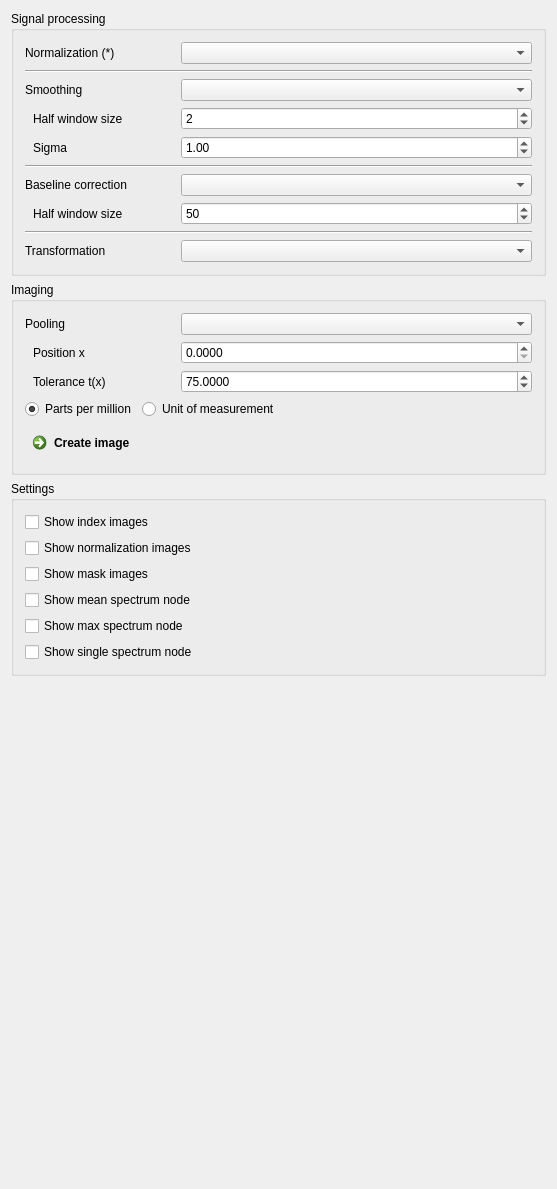
<?xml version="1.0" encoding="UTF-8"?>
<ui version="4.0">
 <class>imsDataControls</class>
 <widget class="QWidget" name="imsDataControls">
  <property name="enabled">
   <bool>true</bool>
  </property>
  <property name="geometry">
   <rect>
    <x>0</x>
    <y>0</y>
    <width>557</width>
    <height>1189</height>
   </rect>
  </property>
  <property name="sizePolicy">
   <sizepolicy hsizetype="Preferred" vsizetype="Preferred">
    <horstretch>0</horstretch>
    <verstretch>0</verstretch>
   </sizepolicy>
  </property>
  <property name="minimumSize">
   <size>
    <width>0</width>
    <height>0</height>
   </size>
  </property>
  <property name="maximumSize">
   <size>
    <width>16777215</width>
    <height>16777215</height>
   </size>
  </property>
  <property name="windowTitle">
   <string>QmitkTemplate</string>
  </property>
  <property name="styleSheet">
   <string notr="true"/>
  </property>
  <layout class="QVBoxLayout" name="verticalLayout">
   <item>
    <widget class="QGroupBox" name="groupBox_2">
     <property name="sizePolicy">
      <sizepolicy hsizetype="Preferred" vsizetype="Preferred">
       <horstretch>0</horstretch>
       <verstretch>0</verstretch>
      </sizepolicy>
     </property>
     <property name="toolTip">
      <string/>
     </property>
     <property name="title">
      <string>Signal processing</string>
     </property>
     <layout class="QVBoxLayout" name="verticalLayout_3">
      <item>
       <layout class="QHBoxLayout" name="horizontalLayout_7">
        <item>
         <widget class="QLabel" name="label_17">
          <property name="minimumSize">
           <size>
            <width>150</width>
            <height>0</height>
           </size>
          </property>
          <property name="maximumSize">
           <size>
            <width>150</width>
            <height>16777215</height>
           </size>
          </property>
          <property name="text">
           <string>Normalization (*)</string>
          </property>
          <property name="indent">
           <number>0</number>
          </property>
         </widget>
        </item>
        <item>
         <widget class="QComboBox" name="CBNormalization">
          <property name="toolTip">
           <string>Normalization to use for intensity normalization.</string>
          </property>
         </widget>
        </item>
       </layout>
      </item>
      <item>
       <widget class="Line" name="line_2">
        <property name="orientation">
         <enum>Qt::Horizontal</enum>
        </property>
       </widget>
      </item>
      <item>
       <layout class="QHBoxLayout" name="horizontalLayout_8">
        <item>
         <widget class="QLabel" name="label_18">
          <property name="minimumSize">
           <size>
            <width>150</width>
            <height>0</height>
           </size>
          </property>
          <property name="maximumSize">
           <size>
            <width>150</width>
            <height>16777215</height>
           </size>
          </property>
          <property name="text">
           <string>Smoothing</string>
          </property>
          <property name="indent">
           <number>0</number>
          </property>
         </widget>
        </item>
        <item>
         <widget class="QComboBox" name="CBSmoothing">
          <property name="sizePolicy">
           <sizepolicy hsizetype="Preferred" vsizetype="Preferred">
            <horstretch>0</horstretch>
            <verstretch>0</verstretch>
           </sizepolicy>
          </property>
          <property name="toolTip">
           <string>Smoothing method  to use for intensity smoothing along x-axis.</string>
          </property>
         </widget>
        </item>
       </layout>
      </item>
      <item>
       <layout class="QHBoxLayout" name="horizontalLayout_9">
        <item>
         <widget class="QLabel" name="label">
          <property name="sizePolicy">
           <sizepolicy hsizetype="Preferred" vsizetype="Preferred">
            <horstretch>1</horstretch>
            <verstretch>0</verstretch>
           </sizepolicy>
          </property>
          <property name="minimumSize">
           <size>
            <width>150</width>
            <height>0</height>
           </size>
          </property>
          <property name="maximumSize">
           <size>
            <width>150</width>
            <height>16777215</height>
           </size>
          </property>
          <property name="text">
           <string>Half window size</string>
          </property>
          <property name="alignment">
           <set>Qt::AlignLeading|Qt::AlignLeft|Qt::AlignVCenter</set>
          </property>
          <property name="indent">
           <number>8</number>
          </property>
         </widget>
        </item>
        <item>
         <widget class="QSpinBox" name="spnBxSmoothing">
          <property name="sizePolicy">
           <sizepolicy hsizetype="Preferred" vsizetype="Preferred">
            <horstretch>0</horstretch>
            <verstretch>0</verstretch>
           </sizepolicy>
          </property>
          <property name="minimumSize">
           <size>
            <width>0</width>
            <height>0</height>
           </size>
          </property>
          <property name="maximumSize">
           <size>
            <width>16777215</width>
            <height>16777215</height>
           </size>
          </property>
          <property name="toolTip">
           <string>Half window size used by the smoothing method.</string>
          </property>
          <property name="minimum">
           <number>0</number>
          </property>
          <property name="maximum">
           <number>100000</number>
          </property>
          <property name="value">
           <number>2</number>
          </property>
         </widget>
        </item>
       </layout>
      </item>
      <item>
       <layout class="QHBoxLayout" name="horizontalLayout_10">
        <item>
         <widget class="QLabel" name="label_10">
          <property name="sizePolicy">
           <sizepolicy hsizetype="Preferred" vsizetype="Preferred">
            <horstretch>1</horstretch>
            <verstretch>0</verstretch>
           </sizepolicy>
          </property>
          <property name="minimumSize">
           <size>
            <width>150</width>
            <height>0</height>
           </size>
          </property>
          <property name="maximumSize">
           <size>
            <width>150</width>
            <height>16777215</height>
           </size>
          </property>
          <property name="text">
           <string>Sigma</string>
          </property>
          <property name="alignment">
           <set>Qt::AlignLeading|Qt::AlignLeft|Qt::AlignVCenter</set>
          </property>
          <property name="indent">
           <number>8</number>
          </property>
         </widget>
        </item>
        <item>
         <widget class="QDoubleSpinBox" name="spnBxSigma">
          <property name="sizePolicy">
           <sizepolicy hsizetype="Preferred" vsizetype="Preferred">
            <horstretch>0</horstretch>
            <verstretch>0</verstretch>
           </sizepolicy>
          </property>
          <property name="maximumSize">
           <size>
            <width>16777215</width>
            <height>16777215</height>
           </size>
          </property>
          <property name="toolTip">
           <string>Window size expressed as required by an gaussian kernel with the given sigma.</string>
          </property>
          <property name="value">
           <double>1.000000000000000</double>
          </property>
         </widget>
        </item>
       </layout>
      </item>
      <item>
       <widget class="Line" name="line_3">
        <property name="orientation">
         <enum>Qt::Horizontal</enum>
        </property>
       </widget>
      </item>
      <item>
       <layout class="QHBoxLayout" name="horizontalLayout_11">
        <item>
         <widget class="QLabel" name="label_20">
          <property name="minimumSize">
           <size>
            <width>150</width>
            <height>0</height>
           </size>
          </property>
          <property name="maximumSize">
           <size>
            <width>150</width>
            <height>16777215</height>
           </size>
          </property>
          <property name="text">
           <string>Baseline correction</string>
          </property>
          <property name="indent">
           <number>0</number>
          </property>
         </widget>
        </item>
        <item>
         <widget class="QComboBox" name="CBBaselineCorrection">
          <property name="toolTip">
           <string>Baseline correction method to be used for appropriate transformation of intensities.</string>
          </property>
         </widget>
        </item>
       </layout>
      </item>
      <item>
       <layout class="QHBoxLayout" name="horizontalLayout_12">
        <item>
         <widget class="QLabel" name="label_4">
          <property name="sizePolicy">
           <sizepolicy hsizetype="Preferred" vsizetype="Preferred">
            <horstretch>1</horstretch>
            <verstretch>0</verstretch>
           </sizepolicy>
          </property>
          <property name="minimumSize">
           <size>
            <width>150</width>
            <height>0</height>
           </size>
          </property>
          <property name="maximumSize">
           <size>
            <width>150</width>
            <height>16777215</height>
           </size>
          </property>
          <property name="text">
           <string>Half window size</string>
          </property>
          <property name="alignment">
           <set>Qt::AlignLeading|Qt::AlignLeft|Qt::AlignVCenter</set>
          </property>
          <property name="indent">
           <number>8</number>
          </property>
         </widget>
        </item>
        <item>
         <widget class="QSpinBox" name="spnBxBaseline">
          <property name="sizePolicy">
           <sizepolicy hsizetype="Preferred" vsizetype="Preferred">
            <horstretch>0</horstretch>
            <verstretch>0</verstretch>
           </sizepolicy>
          </property>
          <property name="minimumSize">
           <size>
            <width>0</width>
            <height>0</height>
           </size>
          </property>
          <property name="maximumSize">
           <size>
            <width>16777215</width>
            <height>16777215</height>
           </size>
          </property>
          <property name="toolTip">
           <string>Half window size used by the baseline correction method.</string>
          </property>
          <property name="value">
           <number>50</number>
          </property>
         </widget>
        </item>
       </layout>
      </item>
      <item>
       <widget class="Line" name="line_6">
        <property name="orientation">
         <enum>Qt::Horizontal</enum>
        </property>
       </widget>
      </item>
      <item>
       <layout class="QHBoxLayout" name="horizontalLayout_13">
        <item>
         <widget class="QLabel" name="label_19">
          <property name="minimumSize">
           <size>
            <width>150</width>
            <height>0</height>
           </size>
          </property>
          <property name="maximumSize">
           <size>
            <width>150</width>
            <height>16777215</height>
           </size>
          </property>
          <property name="text">
           <string>Transformation</string>
          </property>
          <property name="indent">
           <number>0</number>
          </property>
         </widget>
        </item>
        <item>
         <widget class="QComboBox" name="CBTransformation">
          <property name="toolTip">
           <string>Intensity transformation method (applied last).</string>
          </property>
         </widget>
        </item>
       </layout>
      </item>
     </layout>
    </widget>
   </item>
   <item>
    <widget class="QGroupBox" name="groupBox">
     <property name="toolTip">
      <string/>
     </property>
     <property name="title">
      <string>Imaging</string>
     </property>
     <property name="flat">
      <bool>false</bool>
     </property>
     <property name="checkable">
      <bool>false</bool>
     </property>
     <layout class="QVBoxLayout" name="verticalLayout_2">
      <item>
       <layout class="QHBoxLayout" name="horizontalLayout_2">
        <item>
         <widget class="QLabel" name="label_14">
          <property name="minimumSize">
           <size>
            <width>150</width>
            <height>0</height>
           </size>
          </property>
          <property name="maximumSize">
           <size>
            <width>150</width>
            <height>16777215</height>
           </size>
          </property>
          <property name="font">
           <font>
            <italic>false</italic>
           </font>
          </property>
          <property name="text">
           <string>Pooling</string>
          </property>
          <property name="indent">
           <number>0</number>
          </property>
         </widget>
        </item>
        <item>
         <widget class="QComboBox" name="CBImagingStrategy">
          <property name="sizePolicy">
           <sizepolicy hsizetype="Preferred" vsizetype="Preferred">
            <horstretch>0</horstretch>
            <verstretch>0</verstretch>
           </sizepolicy>
          </property>
          <property name="toolTip">
           <string>Pool values in range, while using this method.</string>
          </property>
         </widget>
        </item>
       </layout>
      </item>
      <item>
       <layout class="QHBoxLayout" name="horizontalLayout_3">
        <item>
         <widget class="QLabel" name="label_8">
          <property name="minimumSize">
           <size>
            <width>150</width>
            <height>0</height>
           </size>
          </property>
          <property name="maximumSize">
           <size>
            <width>150</width>
            <height>16777215</height>
           </size>
          </property>
          <property name="font">
           <font>
            <italic>false</italic>
           </font>
          </property>
          <property name="toolTip">
           <string>Center of the range query.</string>
          </property>
          <property name="text">
           <string>Position x</string>
          </property>
          <property name="indent">
           <number>8</number>
          </property>
         </widget>
        </item>
        <item>
         <widget class="QDoubleSpinBox" name="spnBxMz">
          <property name="sizePolicy">
           <sizepolicy hsizetype="Preferred" vsizetype="Preferred">
            <horstretch>0</horstretch>
            <verstretch>0</verstretch>
           </sizepolicy>
          </property>
          <property name="maximumSize">
           <size>
            <width>16777215</width>
            <height>16777215</height>
           </size>
          </property>
          <property name="suffix">
           <string/>
          </property>
          <property name="decimals">
           <number>4</number>
          </property>
          <property name="maximum">
           <double>999999.000000000000000</double>
          </property>
         </widget>
        </item>
       </layout>
      </item>
      <item>
       <layout class="QHBoxLayout" name="horizontalLayout_4">
        <item>
         <widget class="QLabel" name="label_9">
          <property name="minimumSize">
           <size>
            <width>150</width>
            <height>0</height>
           </size>
          </property>
          <property name="maximumSize">
           <size>
            <width>150</width>
            <height>16777215</height>
           </size>
          </property>
          <property name="font">
           <font>
            <italic>false</italic>
           </font>
          </property>
          <property name="text">
           <string>Tolerance t(x)</string>
          </property>
          <property name="indent">
           <number>8</number>
          </property>
         </widget>
        </item>
        <item>
         <widget class="QDoubleSpinBox" name="spnBxTol">
          <property name="sizePolicy">
           <sizepolicy hsizetype="Preferred" vsizetype="Preferred">
            <horstretch>0</horstretch>
            <verstretch>0</verstretch>
           </sizepolicy>
          </property>
          <property name="minimumSize">
           <size>
            <width>0</width>
            <height>0</height>
           </size>
          </property>
          <property name="maximumSize">
           <size>
            <width>16777215</width>
            <height>16777215</height>
           </size>
          </property>
          <property name="toolTip">
           <string>How wide the range around the center position x is in each directions.</string>
          </property>
          <property name="buttonSymbols">
           <enum>QAbstractSpinBox::UpDownArrows</enum>
          </property>
          <property name="suffix">
           <string/>
          </property>
          <property name="decimals">
           <number>4</number>
          </property>
          <property name="maximum">
           <double>9999.000000000000000</double>
          </property>
          <property name="value">
           <double>75.000000000000000</double>
          </property>
         </widget>
        </item>
       </layout>
      </item>
      <item>
       <layout class="QHBoxLayout" name="horizontalLayout_5">
        <item>
         <widget class="QRadioButton" name="rbtnTolPPM">
          <property name="enabled">
           <bool>true</bool>
          </property>
          <property name="sizePolicy">
           <sizepolicy hsizetype="Preferred" vsizetype="Preferred">
            <horstretch>0</horstretch>
            <verstretch>0</verstretch>
           </sizepolicy>
          </property>
          <property name="minimumSize">
           <size>
            <width>0</width>
            <height>0</height>
           </size>
          </property>
          <property name="maximumSize">
           <size>
            <width>16777215</width>
            <height>16777215</height>
           </size>
          </property>
          <property name="toolTip">
           <string>Use parts per million (ppm) in relation to position x to define the range.</string>
          </property>
          <property name="text">
           <string>Parts per million</string>
          </property>
          <property name="checked">
           <bool>true</bool>
          </property>
         </widget>
        </item>
        <item>
         <widget class="QRadioButton" name="rbtnTolDa">
          <property name="enabled">
           <bool>true</bool>
          </property>
          <property name="sizePolicy">
           <sizepolicy hsizetype="Preferred" vsizetype="Preferred">
            <horstretch>0</horstretch>
            <verstretch>0</verstretch>
           </sizepolicy>
          </property>
          <property name="minimumSize">
           <size>
            <width>0</width>
            <height>0</height>
           </size>
          </property>
          <property name="maximumSize">
           <size>
            <width>16777215</width>
            <height>16777215</height>
           </size>
          </property>
          <property name="toolTip">
           <string>Use the image rleated units of measurment (Daltoons (DA) for MIS) to define the range.</string>
          </property>
          <property name="text">
           <string>Unit of measurement</string>
          </property>
          <property name="checked">
           <bool>false</bool>
          </property>
         </widget>
        </item>
        <item>
         <spacer name="horizontalSpacer">
          <property name="orientation">
           <enum>Qt::Horizontal</enum>
          </property>
          <property name="sizeHint" stdset="0">
           <size>
            <width>40</width>
            <height>20</height>
           </size>
          </property>
         </spacer>
        </item>
       </layout>
      </item>
      <item>
       <widget class="QCommandLinkButton" name="btnCreateImage">
        <property name="sizePolicy">
         <sizepolicy hsizetype="Preferred" vsizetype="Preferred">
          <horstretch>4</horstretch>
          <verstretch>0</verstretch>
         </sizepolicy>
        </property>
        <property name="minimumSize">
         <size>
          <width>0</width>
          <height>0</height>
         </size>
        </property>
        <property name="maximumSize">
         <size>
          <width>16777215</width>
          <height>16777215</height>
         </size>
        </property>
        <property name="text">
         <string>Create image</string>
        </property>
       </widget>
      </item>
     </layout>
    </widget>
   </item>
   <item>
    <widget class="QGroupBox" name="groupBox_3">
     <property name="title">
      <string>Settings</string>
     </property>
     <layout class="QVBoxLayout" name="verticalLayout_4">
      <item>
       <widget class="QCheckBox" name="showIndexImages">
        <property name="text">
         <string>Show index images</string>
        </property>
        <property name="tristate">
         <bool>false</bool>
        </property>
       </widget>
      </item>
      <item>
       <widget class="QCheckBox" name="showNormImages">
        <property name="text">
         <string>Show normalization images</string>
        </property>
        <property name="tristate">
         <bool>false</bool>
        </property>
       </widget>
      </item>
      <item>
       <widget class="QCheckBox" name="showMaskImages">
        <property name="text">
         <string>Show mask images</string>
        </property>
        <property name="tristate">
         <bool>false</bool>
        </property>
       </widget>
      </item>
      <item>
       <widget class="QCheckBox" name="showMeanSpectrum">
        <property name="text">
         <string>Show mean spectrum node</string>
        </property>
        <property name="tristate">
         <bool>false</bool>
        </property>
       </widget>
      </item>
      <item>
       <widget class="QCheckBox" name="showMaxSpectrum">
        <property name="text">
         <string>Show max spectrum node</string>
        </property>
        <property name="tristate">
         <bool>false</bool>
        </property>
       </widget>
      </item>
      <item>
       <widget class="QCheckBox" name="showSingleSpectrum">
        <property name="text">
         <string>Show single spectrum node</string>
        </property>
        <property name="tristate">
         <bool>false</bool>
        </property>
       </widget>
      </item>
     </layout>
    </widget>
   </item>
   <item>
    <spacer name="verticalSpacer">
     <property name="orientation">
      <enum>Qt::Vertical</enum>
     </property>
     <property name="sizeHint" stdset="0">
      <size>
       <width>20</width>
       <height>40</height>
      </size>
     </property>
    </spacer>
   </item>
  </layout>
 </widget>
 <layoutdefault spacing="6" margin="11"/>
 <resources/>
 <connections/>
</ui>
